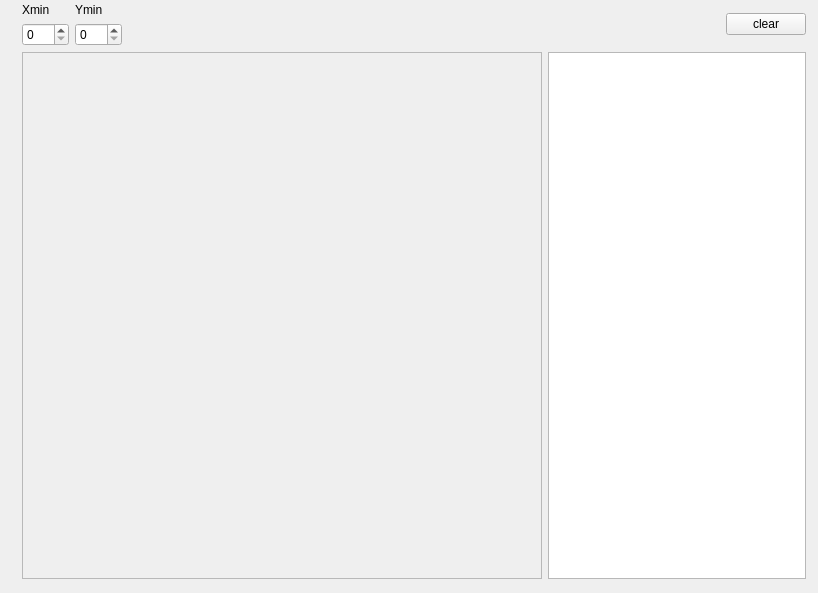
<?xml version="1.0" encoding="UTF-8"?>
<ui version="4.0">
 <class>ToyForm</class>
 <widget class="QWidget" name="ToyForm">
  <property name="geometry">
   <rect>
    <x>0</x>
    <y>0</y>
    <width>818</width>
    <height>593</height>
   </rect>
  </property>
  <property name="windowTitle">
   <string>Form</string>
  </property>
  <widget class="QWidget" name="">
   <property name="geometry">
    <rect>
     <x>22</x>
     <y>3</y>
     <width>784</width>
     <height>576</height>
    </rect>
   </property>
   <layout class="QVBoxLayout" name="verticalLayout">
    <item>
     <layout class="QHBoxLayout" name="horizontalLayout_2">
      <item>
       <layout class="QGridLayout" name="gridLayout">
        <item row="0" column="0">
         <widget class="QLabel" name="label">
          <property name="text">
           <string>Xmin</string>
          </property>
         </widget>
        </item>
        <item row="0" column="1">
         <widget class="QLabel" name="label_2">
          <property name="text">
           <string>Ymin</string>
          </property>
         </widget>
        </item>
        <item row="1" column="0">
         <widget class="QSpinBox" name="xSpinBox">
          <property name="maximum">
           <number>999</number>
          </property>
         </widget>
        </item>
        <item row="1" column="1">
         <widget class="QSpinBox" name="ySpinBox">
          <property name="maximum">
           <number>999</number>
          </property>
         </widget>
        </item>
       </layout>
      </item>
      <item>
       <spacer name="horizontalSpacer">
        <property name="orientation">
         <enum>Qt::Horizontal</enum>
        </property>
        <property name="sizeHint" stdset="0">
         <size>
          <width>40</width>
          <height>20</height>
         </size>
        </property>
       </spacer>
      </item>
      <item>
       <widget class="QPushButton" name="clearButton">
        <property name="text">
         <string>clear</string>
        </property>
       </widget>
      </item>
     </layout>
    </item>
    <item>
     <layout class="QHBoxLayout" name="horizontalLayout">
      <item>
       <widget class="QScrollArea" name="scrollArea">
        <property name="minimumSize">
         <size>
          <width>520</width>
          <height>520</height>
         </size>
        </property>
        <property name="widgetResizable">
         <bool>true</bool>
        </property>
        <widget class="QWidget" name="scrollAreaWidgetContents">
         <property name="geometry">
          <rect>
           <x>0</x>
           <y>0</y>
           <width>514</width>
           <height>514</height>
          </rect>
         </property>
        </widget>
       </widget>
      </item>
      <item>
       <widget class="QTextBrowser" name="textBrowser"/>
      </item>
     </layout>
    </item>
   </layout>
  </widget>
 </widget>
 <resources/>
 <connections>
  <connection>
   <sender>clearButton</sender>
   <signal>clicked()</signal>
   <receiver>textBrowser</receiver>
   <slot>clear()</slot>
   <hints>
    <hint type="sourcelabel">
     <x>262</x>
     <y>38</y>
    </hint>
    <hint type="destinationlabel">
     <x>246</x>
     <y>290</y>
    </hint>
   </hints>
  </connection>
 </connections>
</ui>
